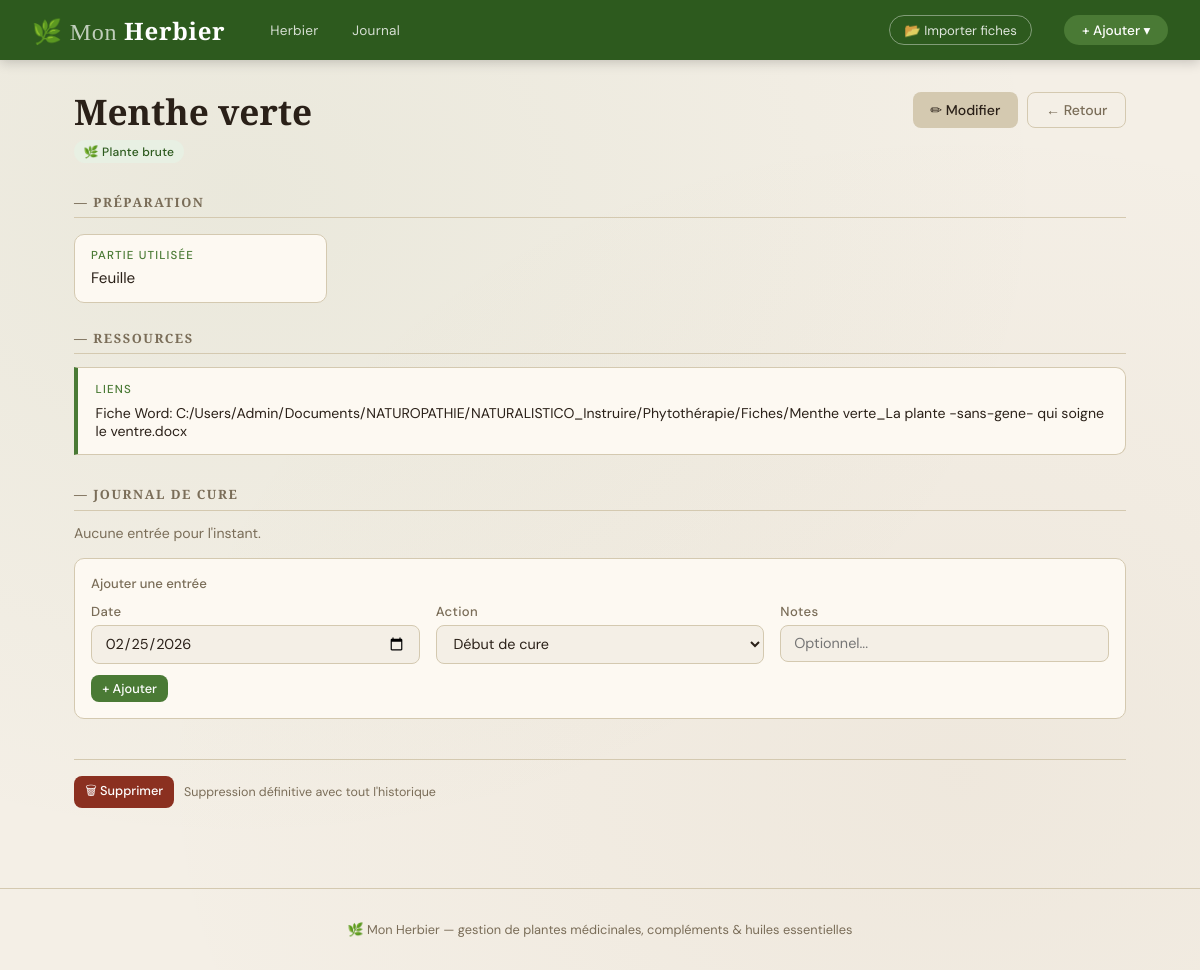
The page /plante/2 on the database its author committed.
### tables this page shows
CREATE TABLE plantes (
        id           INTEGER PRIMARY KEY AUTOINCREMENT,
        type         TEXT    NOT NULL,   -- brute | complement | he | jardin
        nom          TEXT    NOT NULL,
        latin        TEXT    DEFAULT '',
        famille      TEXT    DEFAULT '',
        bio          INTEGER DEFAULT 0,  -- 0=non, 1=oui
        proprietes   TEXT    DEFAULT '',
        contre       TEXT    DEFAULT '',
        interactions TEXT    DEFAULT '',
        precautions  TEXT    DEFAULT '',
        distributeur TEXT    DEFAULT '',
        prix         TEXT    DEFAULT '',
        quantite     TEXT    DEFAULT '',
        stockage     TEXT    DEFAULT '',
        liens        TEXT    DEFAULT '',
        notes        TEXT    DEFAULT ''
    );

CREATE TABLE plantes_brutes (
        plante_id         INTEGER PRIMARY KEY REFERENCES plantes(id) ON DELETE CASCADE,
        partie            TEXT DEFAULT '',
        origine           TEXT DEFAULT '',
        mode_preparation  TEXT DEFAULT '',
        temperature       TEXT DEFAULT '',
        temps_infusion    TEXT DEFAULT '',
        posologie         TEXT DEFAULT '',
        conditionnement   TEXT DEFAULT ''
    );

### app.py (the view)
@app.route("/plante/<int:plante_id>")
def detail(plante_id):
    plante = get_plante(plante_id)
    if not plante:
        flash("Plante introuvable.", "error")
        return redirect(url_for("index"))
    journal = get_journal(plante_id)
    return render_template("detail.html", plante=plante, journal=journal)

### app.py (called while the page is built)
@app.context_processor
def inject_globals():
    return {
        "type_labels":   TYPE_LABELS,
        "type_couleurs": TYPE_COULEURS,
        "today":         date.today().isoformat(),
    }

### database.py (called while the page is built)
def get_conn():
    conn = sqlite3.connect(DB_PATH)
    conn.row_factory = sqlite3.Row
    conn.execute("PRAGMA journal_mode=WAL")   # meilleure concurrence
    conn.execute("PRAGMA foreign_keys=ON")    # intégrité référentielle
    return conn

def _row_to_plante(row_base, row_spec, type_: str) -> Plante:
    obj = creer_plante(type_)
    obj.id = row_base["id"]
    for champ in CHAMPS_COMMUNS:
        setattr(obj, champ, row_base[champ])
    obj.bio = bool(row_base["bio"])
    if row_spec:
        for champ in CHAMPS_SPECIFIQUES.get(type_, []):
            val = row_spec[champ]
            if champ == "vivace":
                val = bool(val)
            setattr(obj, champ, val)
    return obj

def get_plante(plante_id: int) -> Plante | None:
    conn = get_conn()
    c = conn.cursor()
    row = c.execute("SELECT * FROM plantes WHERE id = ?", (plante_id,)).fetchone()
    if not row:
        conn.close()
        return None
    t = row["type"]
    table = TABLE_SPECIFIQUE.get(t)
    row_spec = c.execute(
        f"SELECT * FROM {table} WHERE plante_id = ?", (plante_id,)
    ).fetchone() if table else None
    obj = _row_to_plante(row, row_spec, t)
    conn.close()
    return obj

def get_journal(plante_id: int) -> list[EntreeJournal]:
    conn = get_conn()
    rows = conn.execute(
        "SELECT * FROM journal WHERE plante_id=? ORDER BY date DESC", (plante_id,)
    ).fetchall()
    conn.close()
    return [EntreeJournal(
        id=r["id"], plante_id=r["plante_id"],
        date=r["date"], action=r["action"], notes=r["notes"]
    ) for r in rows]

### models.py (called while the page is built)
def creer_plante(type_: str) -> Plante:
    cls = CLASSES_MAP.get(type_)
    if cls is None:
        raise ValueError(f"Type inconnu : {type_!r}. Valeurs valides : {list(CLASSES_MAP)}")
    return cls()

### templates/detail.html (shortened to what this page needs)
{% extends "base.html" %}
{% block content %}
{% set couleur = type_couleurs.get(plante.TYPE, '#4a7a35') %}
<div class="detail-header">
  <div class="detail-header-left">
    <div class="detail-nom">{{ plante.nom }}</div>
    <div class="detail-meta">
      <span class="badge badge-{{ plante.TYPE }}">
        {{ type_labels.get(plante.TYPE, plante.TYPE) }}
      </span>
    </div>
  </div>
  <div class="detail-actions">
    <a href="/plante/{{ plante.id }}/modifier" class="btn btn-secondary">✏ Modifier</a>
    <a href="/" class="btn btn-ghost">← Retour</a>
  </div>
</div>
{% if plante.TYPE == 'brute' %}
  <div class="section-title">— Préparation</div>
  <div class="info-grid">
    {% if plante.partie %}
      <div class="info-bloc">
        <div class="info-bloc-label">Partie utilisée</div>
        <div class="info-bloc-val">{{ plante.partie }}</div>
      </div>
    {% endif %}
  </div>
{% endif %}
{% if plante.liens %}
  <div class="section-title">— Ressources</div>
  <div class="info-full">
    <div class="info-full-label">Liens</div>
    <div class="liens-list">
      {% for ligne in plante.liens.split('\n') %}
        {% if ':' in ligne and ('http' in ligne) %}
          {% set parts = ligne.split(':', 1) %}
          <div class="lien-item">
            🔗 <a href="{{ parts[1].strip() }}" target="_blank" rel="noopener">{{ parts[0].strip() }}</a>
          </div>
        {% elif ligne.strip().startswith('http') %}
          <div class="lien-item">🔗 <a href="{{ ligne.strip() }}" target="_blank">{{ ligne.strip() }}</a></div>
        {% elif ligne.strip() %}
          <div class="lien-item">{{ ligne }}</div>
        {% endif %}
      {% endfor %}
    </div>
  </div>
{% endif %}
<div class="section-title journal-mini">— Journal de cure</div>
{% if journal %}
  <div style="margin-bottom:1rem">
    {% for e in journal %}
      <div class="journal-entry">
        <span class="journal-date">{{ e.date }}</span>
        <span class="journal-action">{{ e.action }}</span>
        {% if e.notes %}
          <span class="journal-notes">— {{ e.notes }}</span>
        {% endif %}
        <form action="/journal/{{ e.id }}/supprimer" method="post" style="margin-left:auto">
          <input type="hidden" name="plante_id" value="{{ plante.id }}">
          <button type="submit" class="btn btn-ghost btn-sm"
                  onclick="return confirm('Supprimer cette entrée ?')">✕</button>
        </form>
      </div>
    {% endfor %}
  </div>
{% else %}
  <p style="color:var(--muted);font-size:.88rem;margin-bottom:.8rem">Aucune entrée pour l'instant.</p>
{% endif %}
<div class="journal-form">
  <div style="font-size:.82rem;font-weight:500;color:var(--muted);margin-bottom:.7rem">Ajouter une entrée</div>
  <form action="/journal/ajouter" method="post">
    <div class="grid-3" style="margin-bottom:.7rem">
      <div class="form-group" style="margin:0">
        <label class="form-label">Date</label>
        <input type="date" name="date" class="form-control" value="{{ today }}">
      </div>
      <div class="form-group" style="margin:0">
        <label class="form-label">Action</label>
        <select name="action" class="form-control">
          <option value="début cure">Début de cure</option>
        </select>
      </div>
      <div class="form-group" style="margin:0">
        <label class="form-label">Notes</label>
        <input type="text" name="notes" class="form-control" placeholder="Optionnel...">
      </div>
    </div>
    <button type="submit" class="btn btn-primary btn-sm">+ Ajouter</button>
  </form>
</div>
<div style="margin-top:2.5rem;padding-top:1rem;border-top:1px solid var(--border);display:flex;gap:.6rem;align-items:center">
  <form action="/plante/{{ plante.id }}/supprimer" method="post"
        onsubmit="return confirm('Supprimer définitivement {{ plante.nom }} ? Cette action est irréversible.')">
    <button type="submit" class="btn btn-danger btn-sm">🗑 Supprimer</button>
  </form>
  <span style="font-size:.78rem;color:var(--muted)">Suppression définitive avec tout l'historique</span>
</div>
{% endblock %}

### templates/base.html (style rules this page uses)
:root { --bg: #f4efe6; --paper: #fdf9f2; --ink: #2a2018; --muted: #7a6d58; --border: #d4c9b0; --vert: #4a7a35; --vert2: #2d5a1e; --vert-pale:#e8f0e3; --brun: #8b6030; --rouge: #8b3020; --bleu: #3a6080; --olive: #6a8a3a; --shadow: rgba(42,32,24,.10); }
*, *::before, *::after { box-sizing: border-box; margin: 0; padding: 0; }
html { font-size: 16px; scroll-behavior: smooth; }
body { font-family: 'DM Sans', sans-serif; background: var(--bg); color: var(--ink); min-height: 100vh; background-image: radial-gradient(ellipse at 20% 20%, rgba(74,122,53,.06) 0%, transparent 60%), radial-gradient(ellipse at 80% 80%, rgba(139,96,48,.05) 0%, transparent 60%); }
.badge { display: inline-flex; align-items: center; gap: .3rem; padding: .2rem .6rem; border-radius: 20px; font-size: .75rem; font-weight: 500; letter-spacing: .02em; }
.badge-brute { background: #e8f0e3; color: #2d5a1e; }
.btn { display: inline-flex; align-items: center; gap: .4rem; padding: .5rem 1.1rem; border-radius: 8px; border: none; font-family: 'DM Sans', sans-serif; font-size: .88rem; font-weight: 500; cursor: pointer; text-decoration: none; transition: all .2s; }
.btn-primary { background: var(--vert); color: #fff; }
.btn-secondary { background: var(--border); color: var(--ink); }
.btn-danger { background: var(--rouge); color: #fff; }
.btn-ghost { background: none; border: 1px solid var(--border); color: var(--muted); }
.btn-sm { padding: .3rem .7rem; font-size: .8rem; }
.section-title { font-family: 'Cormorant Garamond', serif; font-size: .8rem; font-weight: 600; text-transform: uppercase; letter-spacing: .12em; color: var(--muted); padding: .4rem 0; border-bottom: 1px solid var(--border); margin: 1.2rem 0 .8rem; }
.form-group { margin-bottom: 1rem; }
.form-label { display: block; font-size: .82rem; font-weight: 500; color: var(--muted); margin-bottom: .3rem; letter-spacing: .03em; }
.form-control { width: 100%; padding: .55rem .8rem; background: var(--bg); border: 1px solid var(--border); border-radius: 8px; font-family: 'DM Sans', sans-serif; font-size: .9rem; color: var(--ink); transition: border-color .2s, box-shadow .2s; }
select.form-control { cursor: pointer; }
.grid-3 { display: grid; grid-template-columns: 1fr 1fr 1fr; gap: 1rem; }

### rows shown on the page
plantes: nom "Menthe verte", liens "Fiche Word: C:/Users/Admin/Documents/NATUROPATHIE/NATURALISTICO_Instruire/Phytothérapie/Fiches/Menthe verte_La plante -sans-gene- qui soigne le ventre.docx"
plantes_brutes: partie "Feuille"

### other values the page prints
{{ type_labels.get(plante.TYPE, plante.TYPE) }} "🌿 Plante brute"
